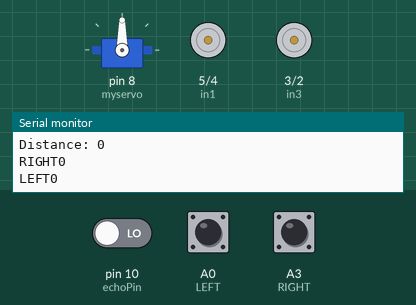
The sketch below on a simulated Arduino Uno, built with avr-gcc and run on an emulated ATmega328P. On the bench: servo, motor-driver pin pairs drawn as motors (green arrow = first pin HIGH = forward, orange = second pin HIGH = backward, longer = more drive, scaled by the enable pin), the last lines printed to the serial monitor. Inputs (shaded band) come from the test bench; at power-on: A0 (LEFT) LOW, A3 (RIGHT) LOW, pin 10 (echoPin) LOW.

Above: at 6.6 s.
6.7 s: A0 (LEFT) pulled HIGH for 1 s
At 8.3 s:
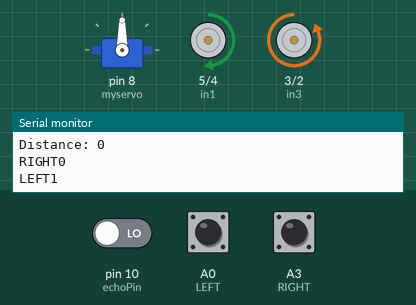
9.2 s: A3 (RIGHT) pulled HIGH for 1 s
At 10.8 s:
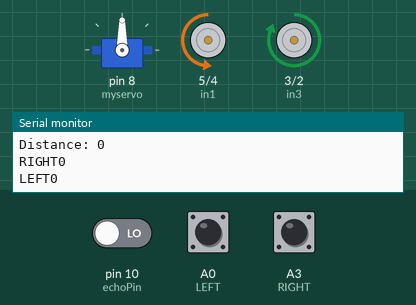
11.7 s: A0 (LEFT) pulled HIGH for 3.2 s
At 13.2 s:
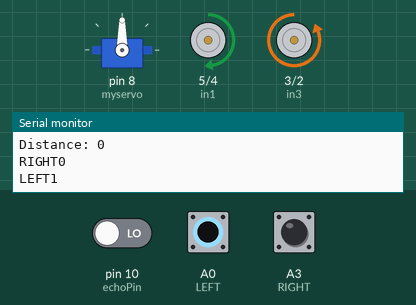
16.4 s: A3 (RIGHT) pulled HIGH for 3.2 s
At 16.9 s:
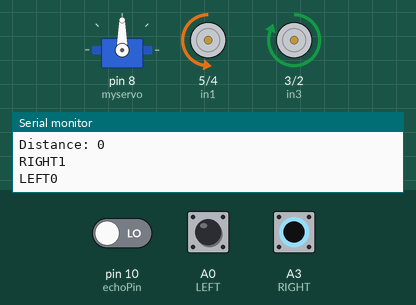
21.1 s: A0 (LEFT) driven HIGH and A3 (RIGHT) driven HIGH
At 23.0 s:
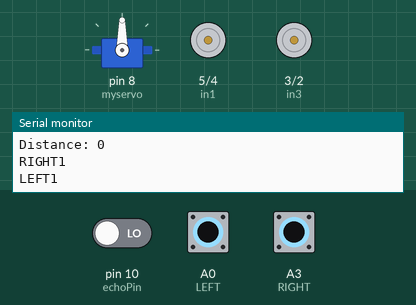
Timing chart, 0 to 24.1 s (numbered marks = the images above; inputs shaded):
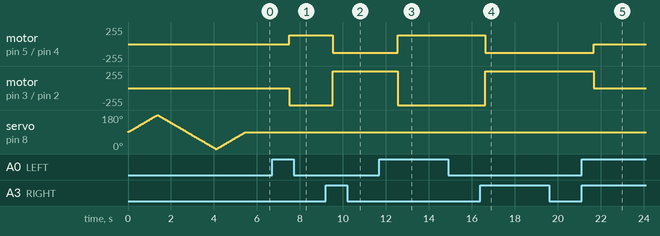

Measured:
- after the input at 6.7 s, motor on pin 5 (in1) / pin 4 (in2): stopped → forward 128/255 after 0.80 s; motor on pin 3 (in3) / pin 2 (in4): stopped → backward 255/255 after 0.80 s
- after the input at 9.2 s, motor on pin 5 (in1) / pin 4 (in2): forward 128/255 → backward 128/255 after 0.32 s; motor on pin 3 (in3) / pin 2 (in4): backward 255/255 → forward 255/255 after 0.32 s
- after the input at 11.7 s, motor on pin 5 (in1) / pin 4 (in2): backward 128/255 → forward 128/255 after 0.86 s; motor on pin 3 (in3) / pin 2 (in4): forward 255/255 → backward 255/255 after 0.86 s
- after the input at 16.4 s, motor on pin 5 (in1) / pin 4 (in2): forward 128/255 → backward 128/255 after 0.21 s; motor on pin 3 (in3) / pin 2 (in4): backward 255/255 → forward 255/255 after 0.21 s
- after the input at 21.1 s, motor on pin 5 (in1) / pin 4 (in2): backward 128/255 → stopped after 0.57 s; motor on pin 3 (in3) / pin 2 (in4): forward 255/255 → stopped after 0.57 s

The sketch:

main.ino
```cpp
#include<Servo.h>
Servo myservo;
int pos = 0;
long time;

#define en1 11
#define en2 12
int M1_Speed = 128; // speed of motor 1
int M2_Speed = 128; // speed of motor 2

#define LEFT A0
#define RIGHT A3


const int in1 = 5;
const int in2 = 4;
const int in3 = 3;
const int in4 = 2;

const int trigPin = 9;
const int echoPin =10;

long duration;
int distance;

void setup() {

 myservo.attach(8);

for(pos = 90; pos <= 180; pos += 1){
myservo.write(pos);
delay(15);
}

for(pos = 180; pos >= 0; pos-= 1) {
myservo.write(pos);
delay(15);
}

for(pos = 0; pos<=90; pos += 1) {
myservo.write(pos);
delay(15);
}

  pinMode(en1,OUTPUT);
  pinMode(en2,OUTPUT);

  pinMode (in1, OUTPUT);
  pinMode (in2, OUTPUT);
  pinMode (in3, OUTPUT);
  pinMode (in4, OUTPUT);

  pinMode(RIGHT, INPUT);
  pinMode(LEFT, INPUT);

  pinMode(trigPin,OUTPUT);
  pinMode(echoPin,INPUT);
  Serial.begin(9600);
}

void loop() {

 digitalWrite(trigPin,LOW);
 delay(2);

 digitalWrite(trigPin,HIGH);
 delay(10);
 digitalWrite(trigPin,LOW);

 duration = pulseIn(echoPin,HIGH);
 distance = (duration*0.034/2);
 Serial.print("Distance: ");
 Serial.println(distance);


 int Right_Value = digitalRead(RIGHT);
int Left_Value = digitalRead(LEFT);

Serial.print("RIGHT");
Serial.println(Right_Value);
Serial.print("LEFT");
Serial.println(Left_Value);

//Forward
if((Right_Value==1) && (distance>=10 && distance<=30)&&(Left_Value==1))
 {
 digitalWrite(in1,HIGH);
 digitalWrite(in2,LOW);
 digitalWrite(in3,HIGH);
 digitalWrite(in4,LOW);

      analogWrite(en1, M1_Speed);
      analogWrite(en2, M2_Speed);
  }

//  Right Turn
else if((Right_Value==0) && (Left_Value==1))
{
 digitalWrite(in1,HIGH);
 digitalWrite(in2,LOW);
 digitalWrite(in3,LOW);
 digitalWrite(in4,HIGH);

      analogWrite(en1, M1_Speed);
      analogWrite(en2, M2_Speed);
 }

// Left Turn
else if((Right_Value==1)&&(Left_Value==0))
{
 digitalWrite(in1,LOW);
 digitalWrite(in2,HIGH);
 digitalWrite(in3,HIGH);
 digitalWrite(in4,LOW);

      analogWrite(en1, M1_Speed);
      analogWrite(en2, M2_Speed);
 }

// Stop
else if((Right_Value==1)&&(Left_Value==1))
{
 digitalWrite(in1,LOW);
 digitalWrite(in2,LOW);
 digitalWrite(in3,LOW);
 digitalWrite(in4,LOW);
}
//stop
 else if(distance > 1 && distance < 10) {
 digitalWrite(in1,LOW);
 digitalWrite(in2,LOW);
 digitalWrite(in3,LOW);
 digitalWrite(in4,LOW);
  }
 }
 
```
